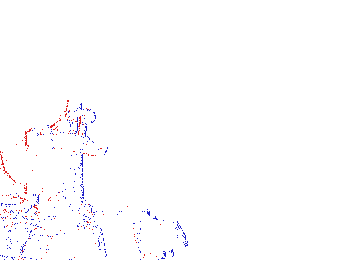
#> input picture sample dataset/event_imgs/frame0000.bmp, 346 x 260 px, found by its file name; its folder holds only this picture in this run
$ python seperate_event_image.py --dir_to_save out --dir_to_read 'sample dataset/event_imgs'
#> lines starting #> are read from the running program, lines starting #| are printed output that depends on the picture; after the words box and inside, x2 and y2 are one past the last pixel; in counts of white or black regions, pixels touching at a corner belong together
#> in main, event_image is the input picture: shape (260, 346, 3); mean B, G, R 253.8, 252.7, 253.5
### utils.py
# import function
import numpy as np
import pandas as pd
from PIL import Image
import os


# functions

# [96 lines left out: functions extract_data, n_bins_two_frame_no_agg, not called in this run]


# this section is used for seperate neg and pos event points in visevent event images. This section is only for visevent event images

def check_pixel_correctness(image, checkSet, image_id):
    '''
    *description*
    given a 3D np array. check if all its pixel value are in a pre-defined set. If find un-allowed pixel, print it to cmd.

    *input*
    image: 3D array. Represent an image
    checkSet: a set of tuples. store the allowed pixels

    *return*
    0 or 1. 0 -> normal, 1 -> not normal
    '''
#> called with image_id = 'frame0000.bmp'
    for row in image:
        for pixel in row:
            if not (tuple(pixel) in checkSet):
                print("find pixel value {} in image {}".format(pixel, image_id))
                return 1
    return 1

def seperate_pos_neg(image, neg, pos):
    '''
    *description*
    given a image input (np 3D arrau). seperate it to two seperate images based on polarity.

    *input*
    image: 3D array, represent an visEvent event image
    neg: negative pixel value
    pos: postive pixel value

    *return*
    (pos_image, neg_image)
    '''
#> called with neg = (30, 30, 220), pos = (200, 30, 30)
    resolution = (image.shape[0], image.shape[1])
#> resolution = (260, 346)
    neg_image = np.zeros(image.shape, dtype=np.uint8 ) # init empty neg image
    pos_image = np.zeros(image.shape, dtype=np.uint8 ) # init empty pos image

    # seperate the image
    for i in range(resolution[0]):
        for j in range(resolution[1]):
            if tuple(image[i][j]) == neg:
                neg_image[i][j] = neg_image[i][j]+ 255
            elif tuple(image[i][j]) == pos:
                pos_image[i][j] = neg_image[i][j]+ 255
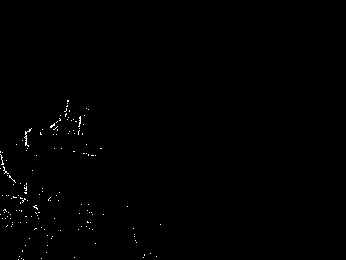
#> neg_image: shape (260, 346, 3); 0.38% white in thin lines or dots, all inside (x1, y1, x2, y2) = (0, 100, 161, 260)
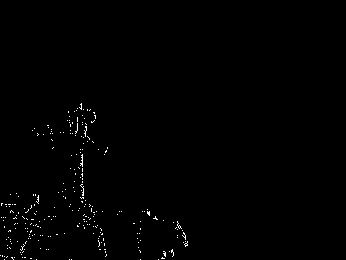
#> pos_image: shape (260, 346, 3); 0.63% white in thin lines or dots, all inside (x1, y1, x2, y2) = (0, 103, 188, 260)

    return (pos_image, neg_image)


### seperate_event_image.py
'''
make sure there are no other folders or files in the dir_to_read folder other than the data folders
make sure
'''

import argparse
import numpy as np
import pandas as pd
import os
from utils import check_pixel_correctness, seperate_pos_neg
import shutil
from PIL import Image
import cv2 as cv

# take arguments
parser = argparse.ArgumentParser()
parser.add_argument("--dir_to_save", type=str, required=True, help="directory to save processed images")
parser.add_argument("--dir_to_read", type=str, required=True, help="directory to read the data")
args = parser.parse_args()

# constant
PIXEL_SET = {(30, 30, 220), (200, 30, 30), (255, 255, 255)} # (30, 30, 220) -> neg, (200, 30, 30) -> pos, (255, 255, 255) -> empty

def main():
	# create folder structure to store, the folder structure is show below:
	'''
	seperated_imgs
	|
	|--<original folder name>
	| |--neg (all speperated negative imgs)
	| |--pos (all seperated postive imgs)
	'''
	# make top level seperated_imgs dir
	new_folder = os.path.join(args.dir_to_save, "seperated_imgs")
	if os.path.exists(new_folder):
		shutil.rmtree(new_folder)
	os.makedirs(new_folder)

	# make rest dirs within top level and process the imgs
	for original_folder_name in os.listdir(args.dir_to_read):
		original_folder_name_abs = os.path.join(new_folder, original_folder_name)
		current_abs_neg = os.path.join(original_folder_name_abs, "neg")
		current_abs_pos = os.path.join(original_folder_name_abs, "pos")
		os.makedirs(original_folder_name_abs)
		os.makedirs(current_abs_neg)
		os.makedirs(current_abs_pos)

		# process and save imgs
		folder_abs = os.path.join(args.dir_to_read, original_folder_name) # get folder abs path
		event_imgs_abs = os.path.join(folder_abs, "event_imgs")
		for event_image_name in os.listdir(event_imgs_abs):
			event_image_name_abs = os.path.join(event_imgs_abs, event_image_name)
			event_image = cv.imread(event_image_name_abs)
			check_pixel_correctness(event_image, PIXEL_SET, event_image_name) # all event images should only has 3 pre-defined pixel values, if not, print it to cmd
			pos_img, neg_img = seperate_pos_neg(event_image, neg = (30, 30, 220), pos = (200, 30, 30))
			# save imgs
			#print("***************************************",np.unique(pos_img, return_counts=True))
			pos_img = Image.fromarray(pos_img)
			neg_img = Image.fromarray(neg_img)
			#pos_img = pos_img.convert('RGB')
			#neg_img = neg_img.convert('RGB')
			neg_img.save(os.path.join(current_abs_neg, "{}_neg.png".format(event_image_name)))
			pos_img.save(os.path.join(current_abs_pos, "{}_pos.png".format(event_image_name)))
			#exit()


if __name__ == "__main__":
	main()


'''
# process the original image
folders = os.listdir(args.dir_to_read)
for folder in folders:
	folder_abs = os.path.join(args.dir_to_read, folder) # get folder abs path
	event_imgs_abs = os.path.join(folder_abs, "event_imgs")
	for event_image_name in os.listdir(event_imgs_abs):
		event_image = cv.imread(event_image_name)
		check_pixel_correctness(event_image, PIXEL_SET) # all event images should only has 3 pre-defined pixel values, if not, print it to cmd
		pos_img, neg_img = seperate_pos_neg(event_image, neg = (30, 30, 220), pos = (200, 30, 30))
		# save imgs
		pos_img = Image.fromarray(temp_pos_img)
		im_pos_img.save(os.path.join(pos_directory, "pos_img_{}_{}.png".format(i, j)))
		'''
